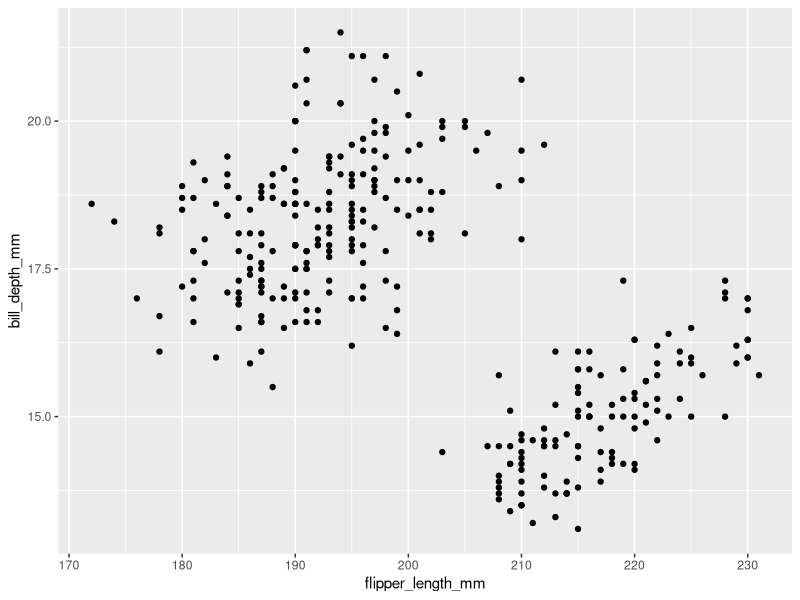
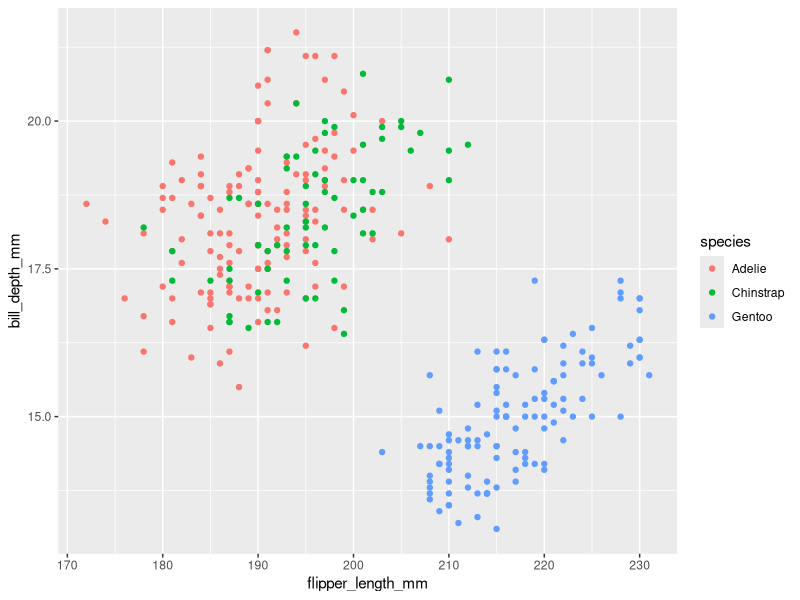
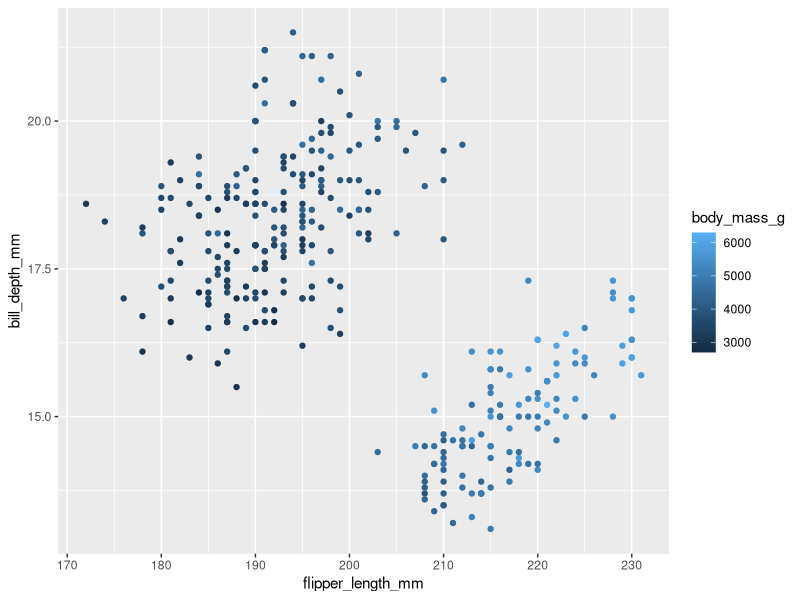
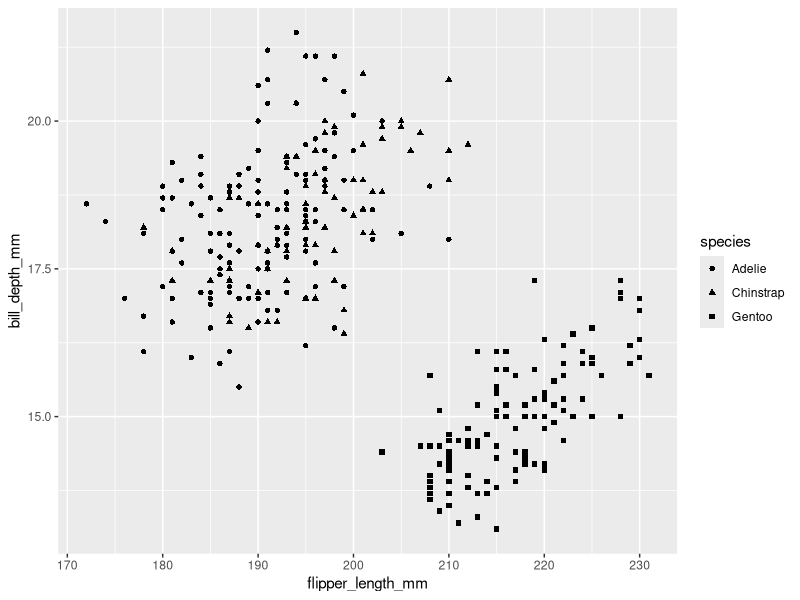
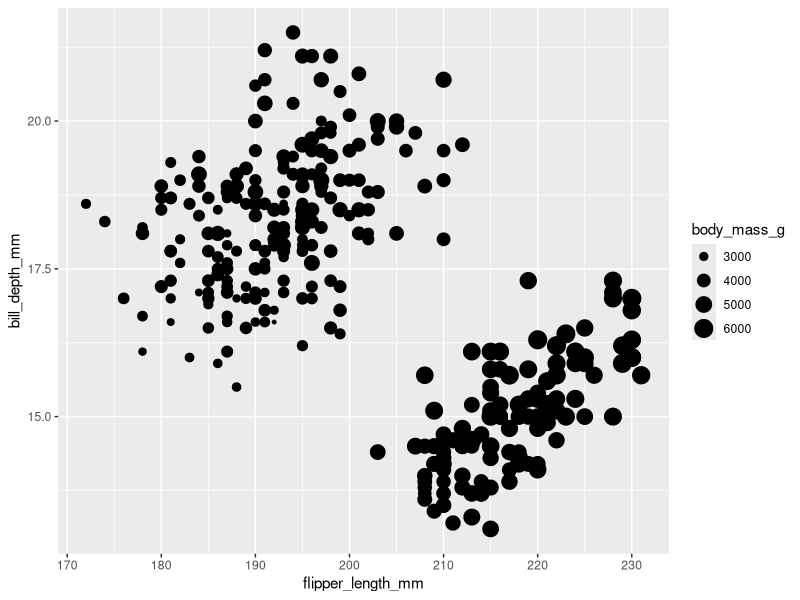
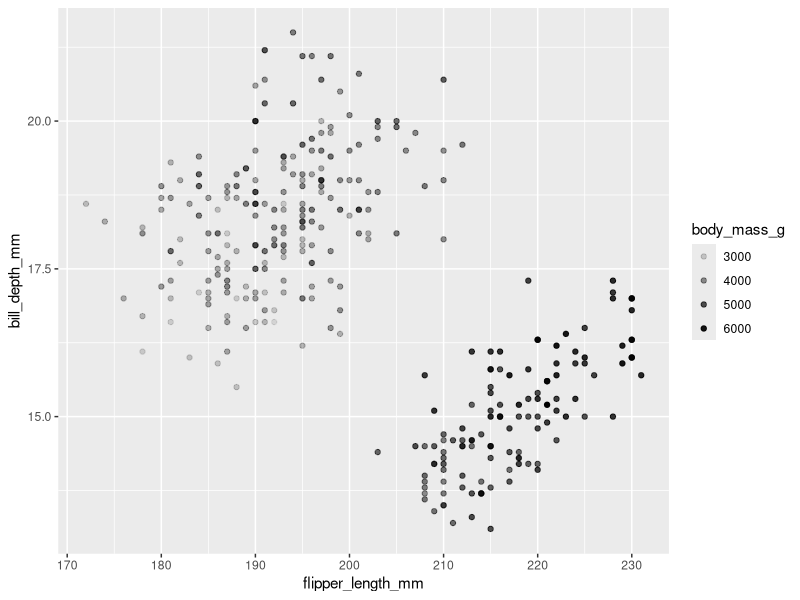
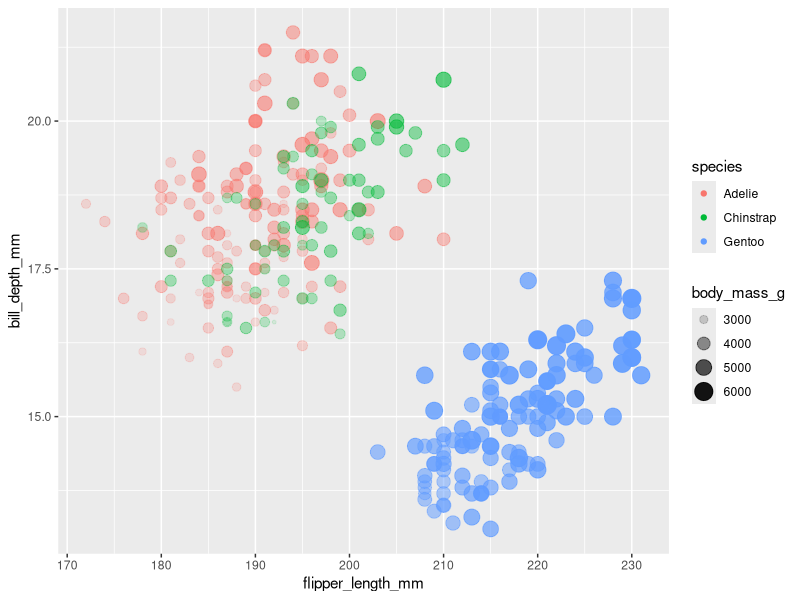
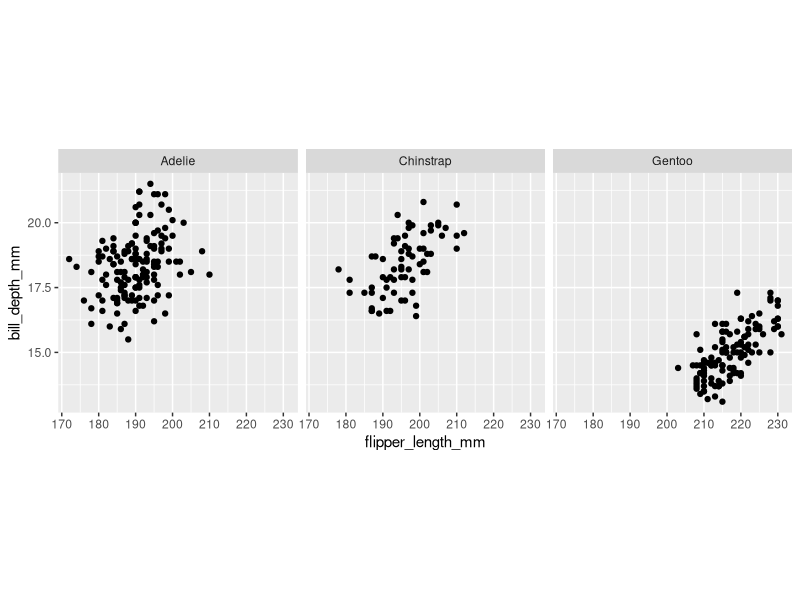

Here is the R script that generated these plots, in order:
## ---- chunk 1
#install.packages("palmerpenguins")
#install.packages("tidyverse")
## ---- chunk 2
library(palmerpenguins)
library(tidyverse)
## ---- chunk 3
penguins
## ---- chunk 4
?penguins
## ---- chunk 5
str(penguins)
## ---- chunk 6
head(penguins)
## ---- chunk 7
tail(penguins)
## ---- chunk 8
names(penguins)
## ---- chunk 9
penguins <- drop_na(penguins)
## ---- chunk 10
ggplot(data = penguins) +
  geom_point(mapping = aes(x = flipper_length_mm, y = bill_depth_mm))
## ---- chunk 11
ggplot(data = penguins) +
  geom_point(mapping = aes(x = flipper_length_mm, y = bill_depth_mm, color = species))
## ---- chunk 12
ggplot(data = penguins) +
  geom_point(mapping = aes(x = flipper_length_mm, y = bill_depth_mm, color = body_mass_g))
## ---- chunk 13
ggplot(data = penguins) +
  geom_point(mapping = aes(x = flipper_length_mm, y = bill_depth_mm, shape = species))
## ---- chunk 14
ggplot(data = penguins) +
  geom_point(mapping = aes(x = flipper_length_mm, y = bill_depth_mm, size = body_mass_g))
## ---- chunk 15
ggplot(data = penguins) +
  geom_point(mapping = aes(x = flipper_length_mm, y = bill_depth_mm, alpha = body_mass_g))
## ---- chunk 16
ggplot(penguins) +
  geom_point(aes(x=flipper_length_mm, y=bill_depth_mm, size=body_mass_g, alpha=body_mass_g, color=species))
## ---- chunk 17
ggplot(data = penguins) +
  geom_point(mapping = aes(x = flipper_length_mm, y = bill_depth_mm)) +
  facet_wrap(~ species) +
  theme(aspect.ratio = 1)
## ---- chunk 18
ggplot(data = penguins) +
  geom_point(mapping = aes(x = flipper_length_mm, y = bill_depth_mm)) +
  facet_grid(species ~ sex) +
  theme(aspect.ratio = 1)
## ---- chunk 19
ggplot(data = penguins) +
  geom_point(mapping = aes(x = flipper_length_mm, y = body_mass_g))
## ---- chunk 20
ggplot(data = penguins) +
  geom_smooth(mapping = aes(x = flipper_length_mm, y = body_mass_g))
## ---- chunk 21
ggplot(data = penguins, mapping = aes(x = flipper_length_mm, y = body_mass_g)) +
  geom_point() +
  geom_smooth()
## ---- chunk 22
ggplot(data = penguins, mapping = aes(x = flipper_length_mm, y = body_mass_g)) +
  geom_point() +
  geom_smooth(se = FALSE)
## ---- chunk 23
ggplot(data = penguins, mapping = aes(x = flipper_length_mm, y = bill_depth_mm, color = species)) +
  geom_point() +
  geom_smooth(method = lm)
## ---- chunk 24
ggplot(data = penguins) +
  geom_bar(mapping = aes(x = species))
## ---- chunk 25
ggplot(data = penguins) +
  geom_bar(mapping = aes(x = species, fill = sex))
## ---- chunk 26
ggplot(data = penguins) +
  geom_bar(mapping = aes(x = species, fill = sex), position = "dodge")
## ---- chunk 27
ggplot(data = penguins) +
  geom_histogram(mapping = aes(x = bill_length_mm))
## ---- chunk 28
ggplot(data = penguins) +
  geom_boxplot(mapping = aes(x = species, y = bill_length_mm, color = species))
## ---- chunk 29
ggplot(data = drop_na(penguins)) +
  geom_density(mapping = aes(x = flipper_length_mm, color = species, linetype = species))
